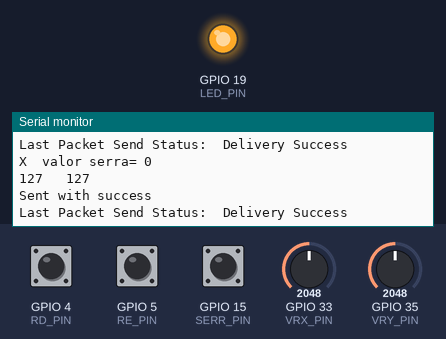
Recording of a sketch running on a simulated ESP32-C3. Parts: output pins drawn as LEDs (lit = HIGH), the last lines printed to the serial monitor. Inputs (shaded band) come from the test bench; at power-on: GPIO 33 (VRX_PIN) = 2048, GPIO 35 (VRY_PIN) = 2048, GPIO 4 (RD_PIN) HIGH, GPIO 5 (RE_PIN) HIGH, GPIO 15 (SERR_PIN) HIGH.

Above: at 1.2 s.
1.3 s: GPIO 33 (VRX_PIN) set to 2866
At 1.9 s:
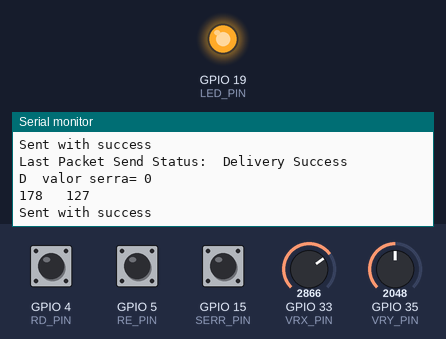
2.8 s: GPIO 35 (VRY_PIN) set to 2866
At 3.5 s:
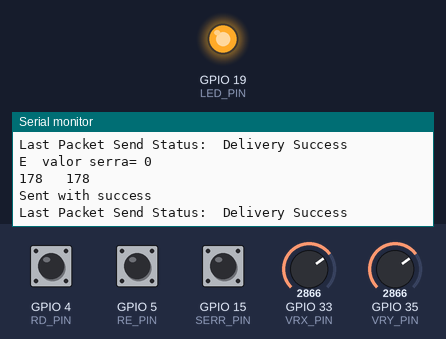
4.3 s: GPIO 4 (RD_PIN) pulled LOW for 0.15 s
5.9 s: GPIO 5 (RE_PIN) pulled LOW for 0.15 s
7.5 s: GPIO 33 (VRX_PIN) set to 2047
At 8.4 s:
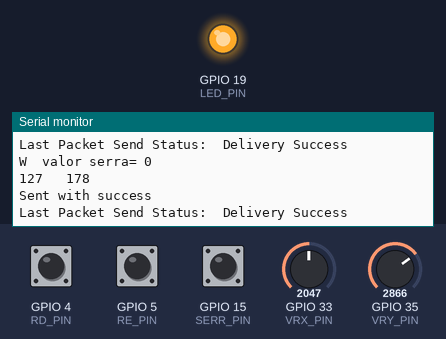
9.0 s: GPIO 35 (VRY_PIN) set to 1228
At 9.9 s:
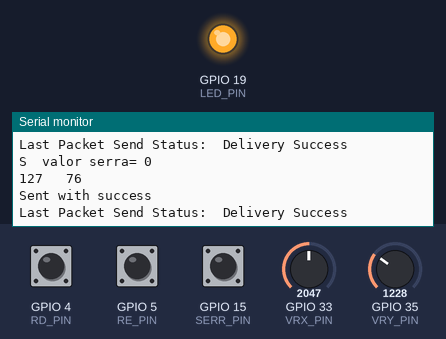
Timing chart, 0 to 11.5 s (numbered marks = the images above; inputs shaded):
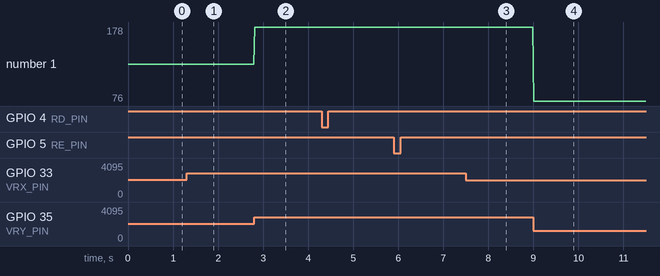

The sketch:

RC_ESP_NOW_REMOT.ino
```cpp
#include <esp_now.h>
#include <WiFi.h>

#define VRX_PIN  33
#define VRY_PIN  35
#define SW_PIN   25
#define SERR_PIN 15
#define RD_PIN    4
#define RE_PIN    5


#define LED_PIN  19

int xValue = 0;
int yValue = 0;

int bSerra=0;
int rotaD = 0;
int rotaE = 0;

// REPLACE WITH YOUR RECEIVER MAC Address
// cotxeAntic (ESP32) {0x30,0xAE,0xA4,0x1B,0x78,0x20};
// cotxeNou (ESP32C3) {0xEC,0xDA,0x3B,0xBF,0x72,0xB8};
// cotxeNou (ESP32C3) placa 2 {0xEC,0xDA,0x3B,0xBF,0x74,0x00};
uint8_t broadcastAddress[] = {0xEC,0xDA,0x3B,0xBF,0x72,0xB8};

// Structure example to send data
// Must match the receiver structure
typedef struct struct_message {
  char dir;
  char bRota;
  int bSerra;
} struct_message;

// Create a struct_message called myData & peer
struct_message myData;
esp_now_peer_info_t peerInfo;

// callback when data is sent
void OnDataSent(const uint8_t *mac_addr, esp_now_send_status_t status) {
  Serial.print("\r\nLast Packet Send Status:\t");
  Serial.println(status == ESP_NOW_SEND_SUCCESS ? "Delivery Success" : "Delivery Fail");
  status == ESP_NOW_SEND_SUCCESS ? digitalWrite(LED_PIN, HIGH) : digitalWrite(LED_PIN, LOW);
}

void setup() {
  Serial.begin(115200);
  WiFi.mode(WIFI_STA);

  //pinMode(VRX_PIN, INPUT);
  //pinMode(VRY_PIN, INPUT);
  //pinMode(SW_PIN, INPUT);
  pinMode(LED_PIN, OUTPUT);
  digitalWrite(LED_PIN, HIGH);

  // Init ESP-NOW
  if (esp_now_init() != ESP_OK) {
    Serial.println("Error initializing ESP-NOW");
    return;
  }

  // Once ESPNow is successfully Init, we will register for Send CB to
  // get the status of Trasnmitted packet
  esp_now_register_send_cb(OnDataSent);

  // Register peer
  memcpy(peerInfo.peer_addr, broadcastAddress, 6);
  peerInfo.channel = 0;
  peerInfo.encrypt = false;

  // Add peer
  if (esp_now_add_peer(&peerInfo) != ESP_OK){
    Serial.println("Failed to add peer");
    return;
  }

  // Butons
  pinMode(SERR_PIN, INPUT_PULLUP);
  pinMode(RD_PIN, INPUT_PULLUP);
  pinMode(RE_PIN, INPUT_PULLUP);

}

void loop() {

  //llegir butons
  bSerra = !digitalRead(SERR_PIN);
  rotaD = !digitalRead(RD_PIN);
  rotaE = !digitalRead(RE_PIN);

  // read analog X and Y analog values
  xValue = map (analogRead(VRX_PIN),0,4095,0,255);
  yValue = map (analogRead(VRY_PIN),0,4095,0,255);

  if (rotaD ==1) {
    myData.dir='G';}
  else if (rotaE==1){
    myData.dir='F';}
  else if (xValue > 100 and xValue <140 and yValue >140) {
    myData.dir='W';}
  else if (xValue > 100 and xValue <140 and yValue <100) {
    myData.dir='S';}
  else if (xValue > 140 and yValue <140 and yValue >100) {
    myData.dir='D';}
  else if (xValue < 100 and yValue <140 and yValue >100) {
    myData.dir='A';}
  else if (xValue >140 and yValue >140) {
    myData.dir='E';}
  else if (xValue < 100 and yValue >140) {
    myData.dir='Q';}
  else if (xValue > 140 and yValue <100) {
    myData.dir='C';}
  else if (xValue < 100 and yValue <100) {
    myData.dir='Z';}
  else if (xValue > 100 and xValue <140 and yValue >100 and yValue < 140) {
    myData.dir='X';}


  myData.bRota='E';
  myData.bSerra=bSerra;


Serial.print(myData.dir);Serial.print("  ");Serial.print("valor serra= ");;Serial.println(myData.bSerra);
//Serial.println("");


  Serial.print(xValue);
  Serial.print
  ("   ");
  Serial.println(yValue);


  // Send message via ESP-NOW
  esp_err_t result = esp_now_send(broadcastAddress, (uint8_t *) &myData, sizeof(myData));

  if (result == ESP_OK) {
    Serial.println("Sent with success");
  }
  else {
    Serial.println("Error sending the data");
  }
  delay(20);

}
```

Measured:
- after the input at 1.3 s, the serial monitor: prints a new line at once (image 1)
- after the input at 2.8 s, the serial monitor: prints a new line at once (image 2)
- after the input at 7.5 s, the serial monitor: prints a new line at once (image 3)
- after the input at 9.0 s, the serial monitor: prints a new line at once (image 4)
- plotted number 1: 178 → 76 after the input at 9.0 s
